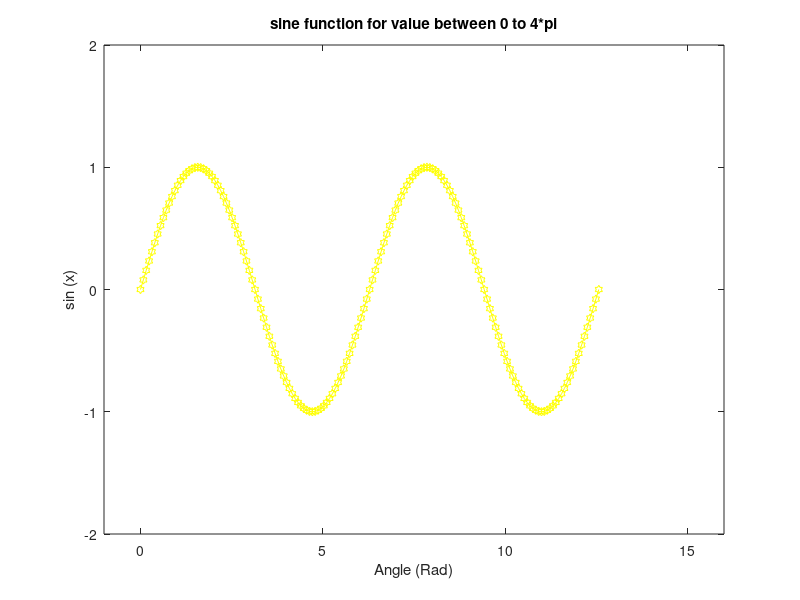

Here is the MATLAB script that generated this plot:
% plot example with c-cyant -.:dash dot line,s-square data marker
x= 0 :pi/40:4*pi;
plot(x,sin(x),'c-.s')

%% plot with magenta dotted line with left triangle marker
plot(x,sin(x),'y-h')
xlabel('Angle (Rad)')
ylabel('sin (x)')
title('sine function for value between 0 to 4*pi')
axis([-1 16 -2 2])